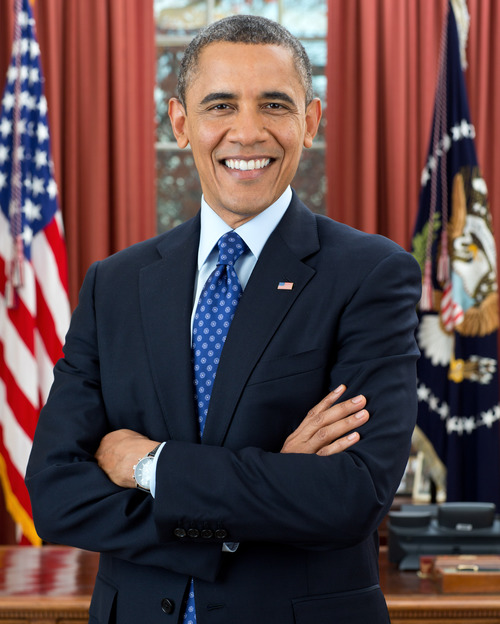
#> input picture images/obama.png, 500 x 624 px
$ python detect_faces.py --face cascades/haarcascade_frontalface_default.xml --image images/obama.png
#> lines starting #> are read from the running program, lines starting #| are printed output that depends on the picture
### pyimagesearch/facedetector.py
# import the necessary packages
import cv2

class FaceDetector:
	def __init__(self, faceCascadePath):
		# load the face detector
		self.faceCascade = cv2.CascadeClassifier(faceCascadePath)

	def detect(self, image, scaleFactor = 1.1, minNeighbors = 5, minSize = (30, 30)):
		# detect faces in the image
		rects = self.faceCascade.detectMultiScale(image,
			scaleFactor = scaleFactor, minNeighbors = minNeighbors,
			minSize = minSize, flags = cv2.CASCADE_SCALE_IMAGE)

		# return the rectangles representing bounding
		# boxes around the faces
		return rects

### detect_faces.py
# USAGE
# python detect_faces.py --face cascades/haarcascade_frontalface_default.xml --image images/obama.png

# import the necessary packages
from __future__ import print_function
from pyimagesearch.facedetector import FaceDetector
import matplotlib.pyplot as plt
import argparse
import cv2

# construct the argument parse and parse the arguments
ap = argparse.ArgumentParser()
ap.add_argument("-f", "--face", required = True,
	help ='path to where the face cascade resides')
ap.add_argument("-i", "--image", required = True,
	help = "path to where the image file resides")
args = vars(ap.parse_args())

# load the image and convert it to grayscale
image = cv2.imread(args["image"])
#> image is the input picture: shape (624, 500, 3); mean B, G, R 71.8, 70, 92.6
gray = cv2.cvtColor(image, cv2.COLOR_BGR2GRAY)
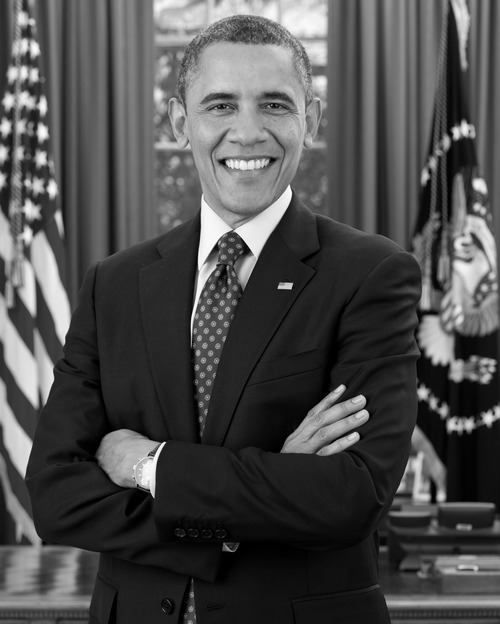
#> gray: shape (624, 500); min 0, max 254, mean 77

# find faces in the image
fd = FaceDetector(args["face"])
faceRects = fd.detect(gray, scaleFactor = 1.1, minNeighbors = 5,
	minSize = (30, 30))
#> in detect, `rects = self.faceCascade.detectMultiScale(image, scaleFactor = scaleFa..`: rects = [[172, 48, 148, 148]]
#> faceRects = [[172, 48, 148, 148]]
print("I found {} face(s)".format(len(faceRects)))
#| I found 1 face(s)

# loop over the faces and draw a rectangle around each
for (x, y, w, h) in faceRects:
	cv2.rectangle(image, (x, y), (x + w, y + h), (0, 255, 0), 2)
#> this loop made 1 pass

# show the detected faces
# plt.imshow(image)
# plt.show()
cv2.imshow("Faces", image)
cv2.waitKey(0)

$ run again, with images/messi.png copied over images/obama.png
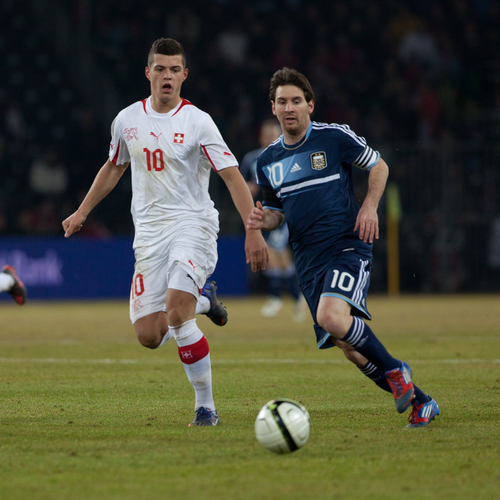
#> input picture images/messi.png, 500 x 500 px
#> image is the input picture: shape (500, 500, 3); mean B, G, R 58.7, 75.7, 74.3
#> `gray = cv2.cvtColor(image, cv2.COLOR_BGR2GRAY)`:
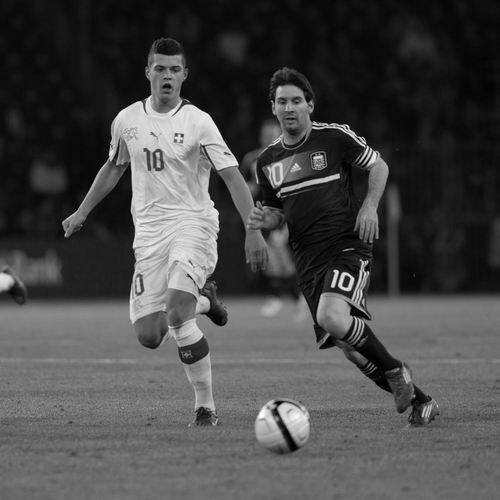
#> gray: shape (500, 500); min 0, max 255, mean 73.3
#> rects = [[264, 82, 49, 49], [142, 50, 49, 49]]
#| I found 2 face(s)
#> the loop `for (x, y, w, h) in faceRects:` made 2 passes

$ run again, with images/messi2.png copied over images/obama.png
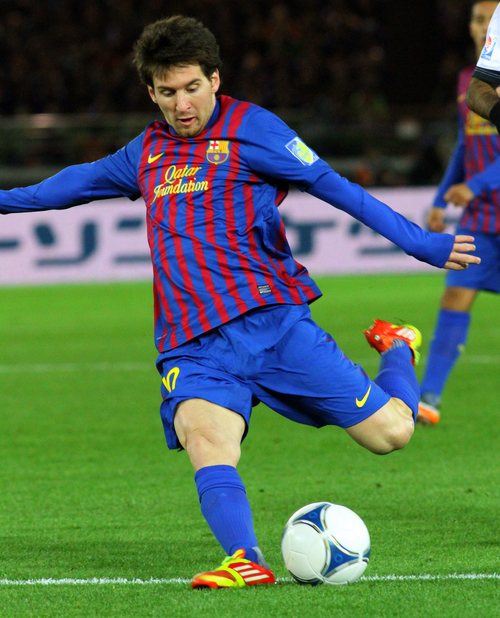
#> input picture images/messi2.png, 500 x 618 px
#> image is the input picture: shape (618, 500, 3); mean B, G, R 78.2, 101.3, 78.3
#> `gray = cv2.cvtColor(image, cv2.COLOR_BGR2GRAY)`:
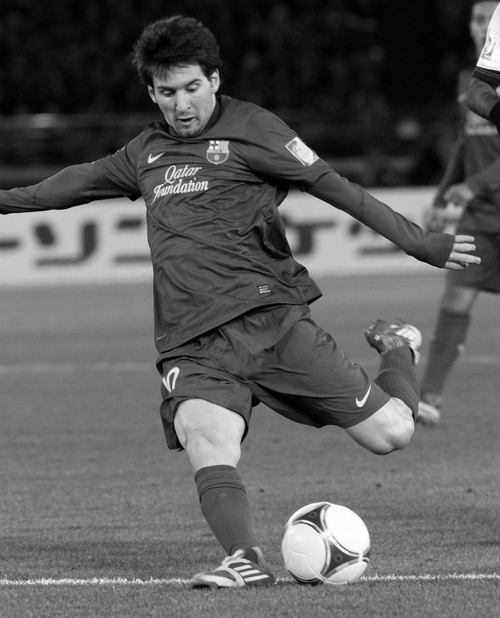
#> gray: shape (618, 500); min 0, max 255, mean 91.8
#> rects = [[143, 60, 76, 76], [89, 233, 77, 77]]
#| I found 2 face(s)
#> the loop `for (x, y, w, h) in faceRects:` made 2 passes

$ run again, with images/1.jpg saved as images/obama.png
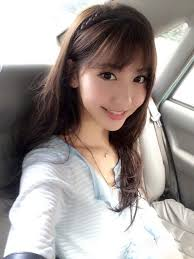
#> input picture images/1.jpg, 194 x 259 px
#> image is the input picture: shape (259, 194, 3); mean B, G, R 148.5, 151.8, 160.5
#> `gray = cv2.cvtColor(image, cv2.COLOR_BGR2GRAY)`:
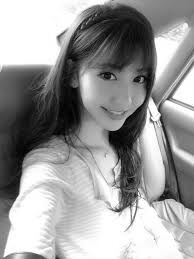
#> gray: shape (259, 194); min 1, max 255, mean 154
#> rects = ()
#| I found 0 face(s)
